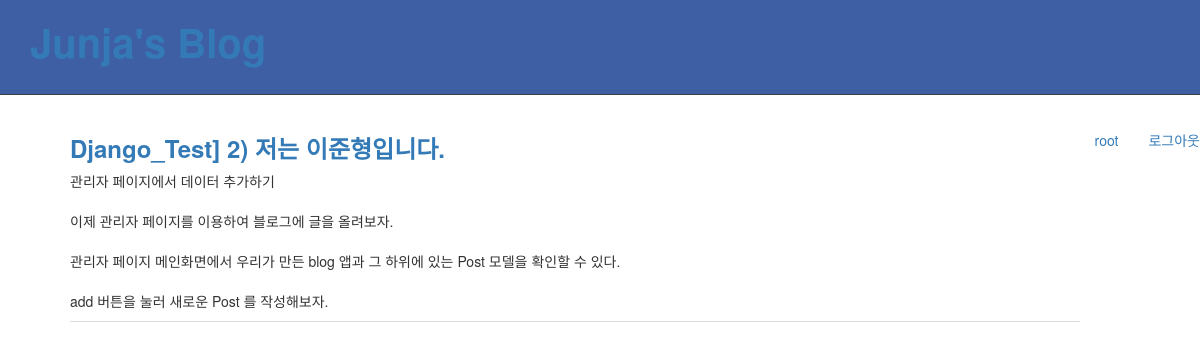
Page /post/2/ (signed in) on the committed database.
### blog/models.py (models this page shows, shortened)
class Post(models.Model):
        author = models.ForeignKey(settings.AUTH_USER_MODEL)
        title = models.CharField(max_length=100)
        content = models.TextField(blank=True)
        created_date = models.DateTimeField(auto_now_add=True)
        published_date = models.DateTimeField(blank=True, null=True)

### blog/views.py (the view)
# urls.py: url(r'^post/(?P<pk>\d+)/', post_detail),
def post_detail(request, pk):
    post = Post.objects.get(pk=pk)
    context = {
        'post': post
    }
    return render(request, 'blog/post_detail.html', context)

### templates/blog/post_detail.html
{% extends 'base.html' %}
{% block content %}
    <div class="container">
        <ul class="list">
            <li class="item">
                <h3><a href="">{{ post.title }}</a></h3>
                <div class="content">{{ post.content|linebreaksbr }}</div>
            </li>
        </ul>
    </div>
{% endblock %}

### templates/base.html (shortened to what this page needs)
{% load static %}
<!doctype html>
<html lang="en">
<head>
    <link rel="stylesheet" href="{% static 'bootstrap/css/bootstrap.css' %}">
    <link rel="stylesheet" href="{% static 'css/blog.css' %}">
</head>
<body>
    <div class="header">
		<h1><a href="/">Junja's Blog</a></h1>
	</div>
<ul class="nav navbar-nav navbar-right">
  	{% if user.is_active %}
  	<li><a href="">{{user.username}}</a></li>
  	<li><a href="{% url 'common:logout' %}">로그아웃</a></li>
  	{% else %}
  	<li><a href="{% url 'common:login' %}"> 로그인</a></li>
	 {% endif %}
</ul>
    {% block content %}
    {% endblock %}
</body>
</html>

### static/css/blog.css (style rules this page uses)
.header { background-color: #3F5FA5; color: white; padding: 20px 30px; border-bottom: 1px solid #3D3D3D; margin-bottom: 20px; }
.header h1 { font-size: 40px; font-weight: bolder; margin: 0; margin-bottom: 10px; padding: 0; }
.item { overflow: hidden; padding-bottom: 10px; border-bottom: 1px solid #ddd; }
.item h3 { font-weight: bolder; }

### rows in the picture
Post: title "Django_Test] 2) 저는 이준형입니다.", content "관리자 페이지에서 데이터 추가하기 이제 관리자 페이지를 이용하여 블로그에 글을 올려보자. 관리자 페이지 메인화면에서 우리가 만든 blog 앱과 그 하위에 있는 Post 모델을 확인할 수 있다. add 버튼을 눌러 새로운 Post 를 작성해보자."

### other values in the picture
{{ user.username }} "root"
